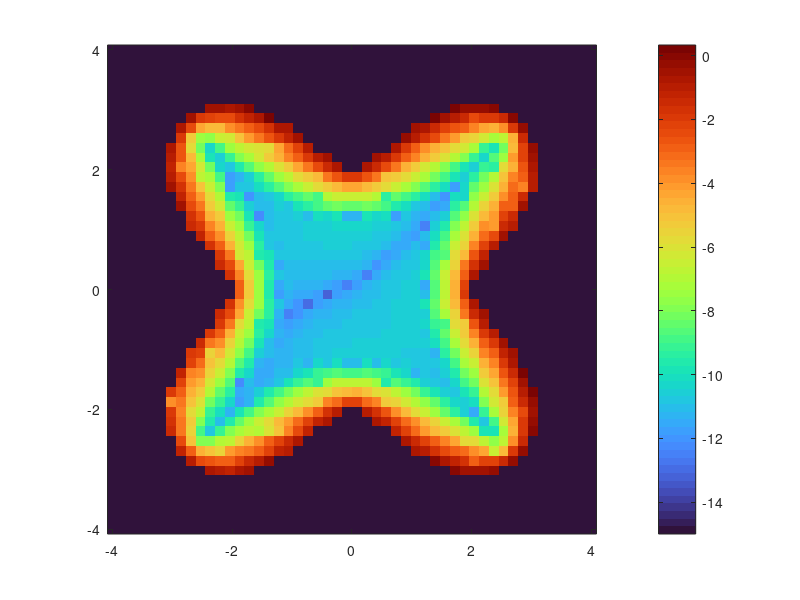

Recreate this plot in MATLAB.
N = 100;
tvec = linspace(-pi + 2*pi/N, pi, N);
rvec = 3 + cos(4*tvec+pi);
rprimvec = - 4*sin(4*tvec+pi);
rbisvec = - 16*cos(4*tvec+pi);
y1 = rvec .* cos(tvec);
y2 = rvec .* sin(tvec);
nu1 = rvec .* cos(tvec) + rprimvec .* sin(tvec);
nu2 = rvec .* sin(tvec) - rprimvec .* cos(tvec);
nu1 = nu1 ./ sqrt( rvec.^2 + rprimvec.^2 );
nu2 = nu2 ./ sqrt( rvec.^2 + rprimvec.^2 );

Kmat = zeros(N, N);
for i=1:N
    for j=1:N
        if i == j
            Kmat(i,j) = 1 / (2*pi) * (rprimvec(i)^2 - rbisvec(i) * rvec(i) / 2 + rvec(i)^2 / 2) / (rprimvec(i)^2 + rvec(i)^2)^(3/2);
        else
            Kmat(i,j) = 1 / (2*pi) * ( (y1(j) - y1(i)) * nu1(j) + (y2(j) - y2(i)) * nu2(j) ) / ( (y1(j) - y1(i))^2 + (y2(j) - y2(i))^2 );
        end
    end
end

% imagesc(tvec, tvec, Kmat.')
% axis xy
% colorbar

dsdt = sqrt(rprimvec.^2 + rvec.^2)';
gvec = ( exp( (y1 + 0.3*y2) / 3 ) .* sin( (0.3*y1 - y2) / 3 ) )';
hvec = ( eye(N)/2 + 2*pi/N * Kmat * diag(dsdt) ) \ gvec;

% Compute double layer potential

M = 50;
x1field = linspace(-4, 4, M);
x2field = linspace(-4, 4, M);
ufield = zeros(M, M);
u0 = zeros(M, M);
error = -15 * ones(M, M);

for ix1 = 1:M
    for ix2 = 1:M
        x1 = x1field(ix1);
        x2 = x2field(ix2);
        t = angle( complex(x1, x2) );
        radius = 3 + cos(4*t+pi);
        if (x1^2 + x2^2) < radius^2
            phivec = 1 / (2*pi) * ( (y1 - x1) .* nu1 + (y2 - x2) .* nu2 ) ./ ( (y1 - x1).^2 + (y2 - x2).^2 );
            ufield(ix1, ix2) = (phivec * (hvec .* dsdt)) * 2*pi/N;

            u0(ix1, ix2) = exp( (x1 + 0.3*x2) / 3 ) .* sin( (0.3*x1 - x2) / 3 );
            error(ix1, ix2) = log10( abs( u0(ix1, ix2) - ufield(ix1, ix2) ) );

        end
    end
end

imagesc(x1field, x2field, error.');
% imagesc(x1field, x2field, u0.');
axis xy
colormap turbo
pbaspect([1 1 1]);
colorbar
